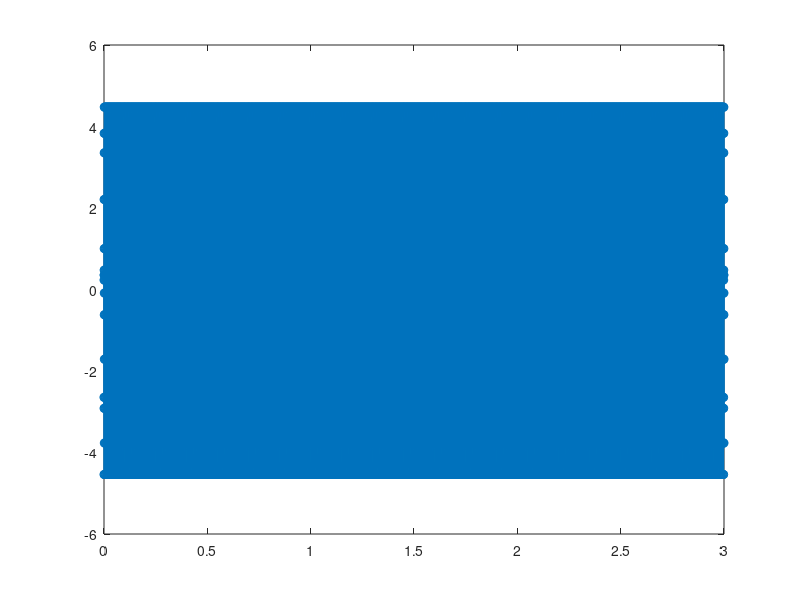

Write the MATLAB code that produced this figure.
% dsp01_ex_sine.m
clear all; close all;
fs=8000; Nx=3*fs; % sampling frequency, number of samples
dt = 1/fs; % sampling period
t = dt*(0:Nx-1); % sampling times (many moments)

A1=0.5; f1=4000; p1=pi/4; % sine: amplitude, frequency and phase
A2= 2; f2=3000; p2=pi; % second sinusoid params
x1 = A1 * sin(2*pi*f1*t+p1); % sine as a first signal component
x2 = A2 * sin(2*pi*f2*t+p2);


%figure(1)
%plot(t,x1,"o-"); grid; title("Signal x(t) and x2(t)"); xlabel("time [s]"); ylabel("Amplitude");
%hold on;
%plot(t,x2,"o-");
%hold off;

A3 = 3; f3 = 500; p3 = -pi/2; %3rd sinusoid params
x3 = A3 * sin(2*pi*f3*t+p3);

x_sum = x1 + x2+ x3;

figure(2)
plot(t,x_sum,"o-");



sound(x_sum,fs);

